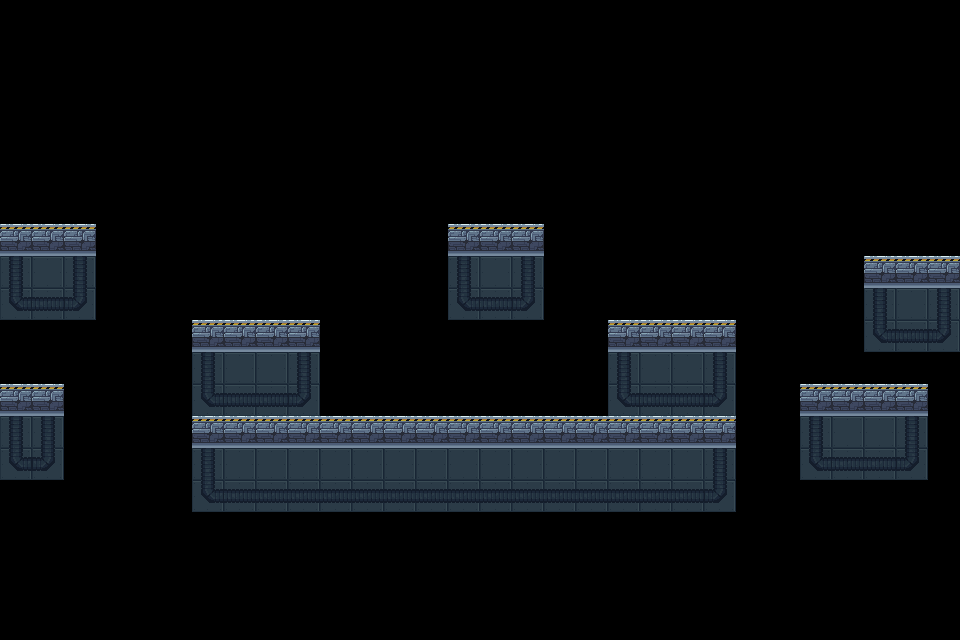

This is a level from a 2D game, rendered from its Tiled map with the project's own tilesets. A one-line summary and the complete map file follow:
An orthogonal 30x20 tile map with 32x32 px tiles, 1 tile layer (Tile Layer 1).

<map version="1.10" tiledversion="1.11.2" orientation="orthogonal" renderorder="right-down" width="30" height="20" tilewidth="32" tileheight="32" infinite="0" nextlayerid="2" nextobjectid="1">
 <tileset firstgid="1" source="example.tsx" />
 <layer id="1" name="Tile Layer 1" width="30" height="20">
  <data encoding="csv">
74,74,74,74,74,74,74,74,74,74,74,74,74,74,74,74,74,74,74,74,74,74,74,74,74,74,74,74,74,74,
74,74,74,74,74,74,74,74,74,74,74,74,74,74,74,74,74,74,74,74,74,74,74,74,74,74,74,74,74,74,
74,74,74,74,74,74,74,74,74,74,74,74,74,74,74,74,74,74,74,74,74,74,74,74,74,74,74,74,74,74,
74,74,74,74,74,74,74,74,74,74,74,74,74,74,74,74,74,74,74,74,74,74,74,74,74,74,74,74,74,74,
74,74,74,74,74,74,74,74,74,74,74,74,74,74,74,74,74,74,74,74,74,74,74,74,74,74,74,74,74,74,
74,74,74,74,74,74,74,74,74,74,74,74,74,74,74,74,74,74,74,74,74,74,74,74,74,74,74,74,74,74,
74,74,74,74,74,74,74,74,74,74,74,74,74,74,74,74,74,74,74,74,74,74,74,74,74,74,74,74,74,74,
7,7,7,74,74,74,74,74,74,74,74,74,74,74,7,7,7,74,74,74,74,74,74,74,74,74,74,74,74,74,
1610612789,1610612798,1610612807,74,74,74,74,74,74,74,74,74,74,74,1610612789,1610612798,1610612807,74,74,74,74,74,74,74,74,74,74,7,7,7,
1610612788,1610612797,1610612806,74,74,74,74,74,74,74,74,74,74,74,1610612788,1610612797,1610612806,74,74,74,74,74,74,74,74,74,74,1610612789,1610612798,1610612807,
74,74,74,74,74,74,7,7,7,7,74,74,74,74,74,74,74,74,74,7,7,7,7,74,74,74,74,1610612788,1610612797,1610612806,
74,74,74,74,74,74,1610612789,1610612798,1610612798,1610612807,74,74,74,74,74,74,74,74,74,1610612789,1610612798,1610612798,1610612807,74,74,74,74,74,74,74,
7,7,74,74,74,74,1610612788,1610612797,1610612797,1610612806,74,74,74,74,74,74,74,74,74,1610612788,1610612797,1610612797,1610612806,74,74,7,7,7,7,74,
1610612789,1610612807,74,74,74,74,7,7,7,7,7,7,7,7,7,7,7,7,7,7,7,7,7,74,74,1610612789,1610612798,1610612798,1610612807,74,
1610612788,1610612806,74,74,74,74,1610612789,1610612798,1610612798,1610612798,1610612798,1610612798,1610612798,1610612798,1610612798,1610612798,1610612798,1610612798,1610612798,1610612798,1610612798,1610612798,1610612807,74,74,1610612788,1610612797,1610612797,1610612806,74,
74,74,74,74,74,74,1610612788,1610612797,1610612797,1610612797,1610612797,1610612797,1610612797,1610612797,1610612797,1610612797,1610612797,1610612797,1610612797,1610612797,1610612797,1610612797,1610612806,74,74,74,74,74,74,74,
74,74,74,74,74,74,74,74,74,74,74,74,74,74,74,74,74,74,74,74,74,74,74,74,74,74,74,74,74,74,
74,74,74,74,74,74,74,74,74,74,74,74,74,74,74,74,74,74,74,74,74,74,74,74,74,74,74,74,74,74,
74,74,74,74,74,74,74,74,74,74,74,74,74,74,74,74,74,74,74,74,74,74,74,74,74,74,74,74,74,74,
74,74,74,74,74,74,74,74,74,74,74,74,74,74,74,74,74,74,74,74,74,74,74,74,74,74,74,74,74,74
</data>
 </layer>
</map>
